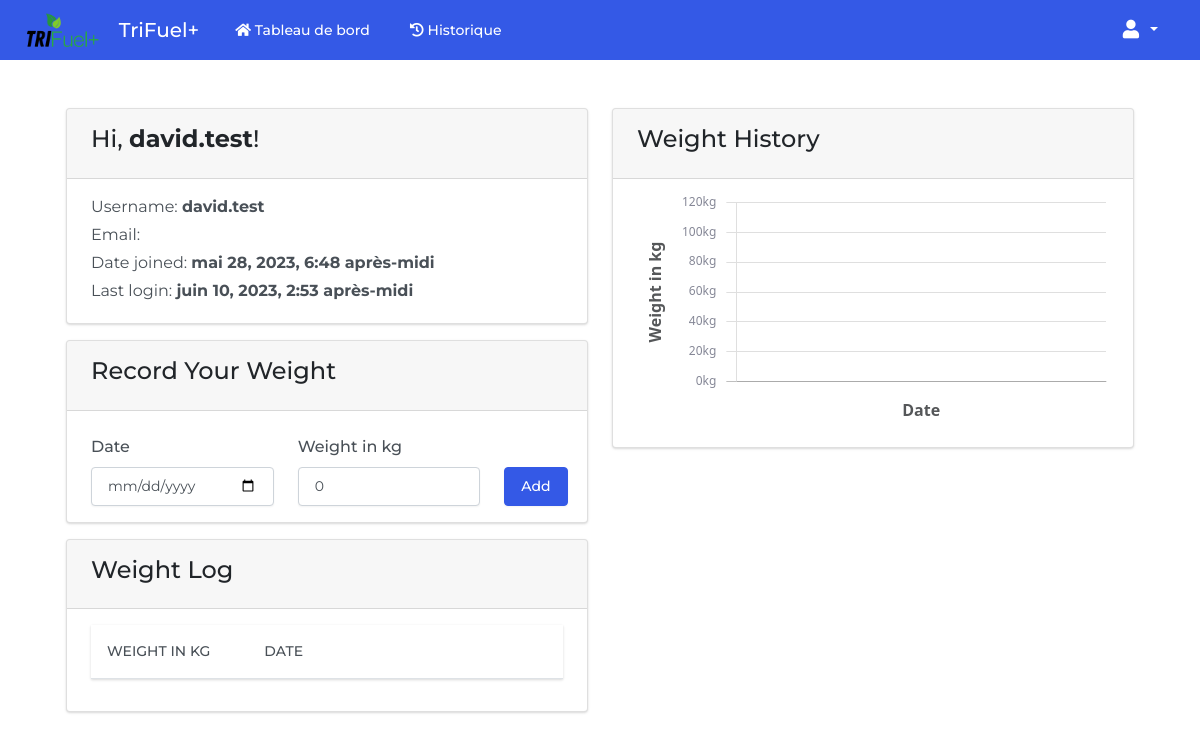
The app's page /profile/weight (signed in), older data.
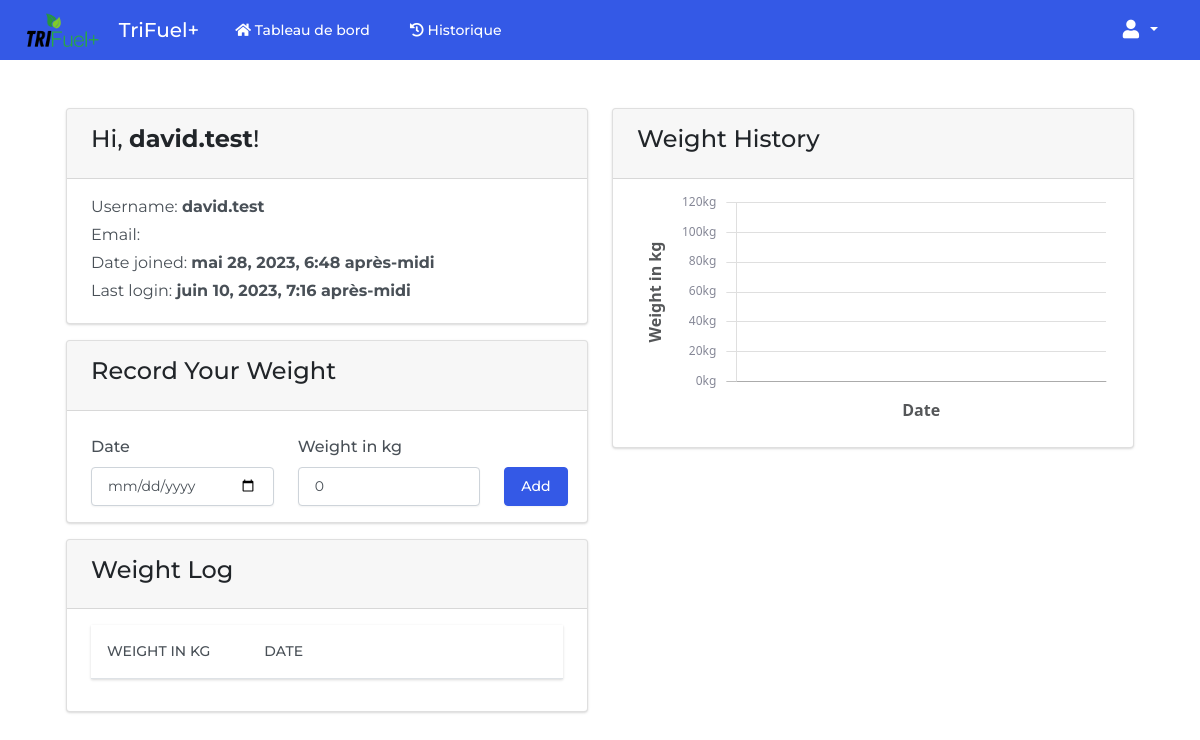
The same page, newer data.
### foodtracker/models.py (models this page shows, shortened)
class User(AbstractUser):
    class UserRoles(models.TextChoices):
        ADMIN = ('ADMIN', 'Admin')
        ENTRAINEUR = ('ENTRAINEUR', 'Entraineur')
        TRIATHLETE = ('TRIATHLETE', 'Triathlete')
    email = models.EmailField('email address', null=True)
    role = models.CharField(max_length=15, choices=UserRoles.choices)
    REQUIRED_FIELDS = []
    class Meta:
        db_table = 'users'

### foodtracker/views.py (the view)
# urls.py: path('profile/weight', views.weight_log_view, name='weight_log'),
@login_required
def weight_log_view(request):
    if request.method == 'POST':
        weight = request.POST['weight']
        entry_date = request.POST['date']
        user = request.user
        weight_log = Weight(user=user, weight=weight, entry_date=entry_date)
        weight_log.save()
    user_weight_log = Weight.objects.filter(user=request.user)
    return render(request, 'user_profile.html', {
        'categories': FoodCategory.objects.all(),
        'user_weight_log': user_weight_log
    })

### templates/user_profile.html (shortened to what the changed rows need)
{% extends 'base.html' %}
{% load static %}
{% block body %}
<div class='py-4 mt-auto'>
    <div class='container-fluid px-4'>
        <div class='row justify-content-center'>
            <div class='col-xl-12'>
                <div class='row'>
                    <div class='col-md-6 mt-4'>
                        <div class='card bg-secondary mb-3'>
                            <div class='card-header'>
                                <h4>Hi, <strong>{{ user.username }}</strong>!</h4>
                            </div>
                            <div class='card-body'>
                                <div class='d-flex w-100 justify-content-between'>
                                    <p class='mb-1'>
                                        Username: <strong>{{ user.username }}</strong>
                                    </p>
                                </div>
                                <div class='d-flex w-100 justify-content-between'>
                                    <p class='mb-1'>
                                        Date joined: <strong>{{ user.date_joined }}</strong>
                                    </p>
                                </div>
                                <div class='d-flex w-100 justify-content-between'>
                                    <p class='mb-1'>
                                        Last login: <strong>{{ user.last_login }}</strong>
                                    </p>
                                </div>
                            </div>
                        </div>
                        <div class='card bg-secondary mb-3'>
                            <div class='card-body'>
                                <table id='weightable' class='table'>
                                    <thead>
                                        <tr>
                                            <th scope='col' class='col-md-4'>Weight in kg</th>
                                            <th scope='col' class='col-md-4'>Date</th>
                                            <th scope='col' class='col-md-4'></th>
                                        </tr>
                                    </thead>
                                </table>
                            </div>
                        </div>
                    </div>
                </div>
            </div>
        </div>
    </div>
</div>
{% endblock %}

Row changes from the older to the newer data that the page shows:
changed User "david.test": last_login "juin 10, 2023, 2:53 après-midi" → "juin 10, 2023, 7:16 après-midi"
